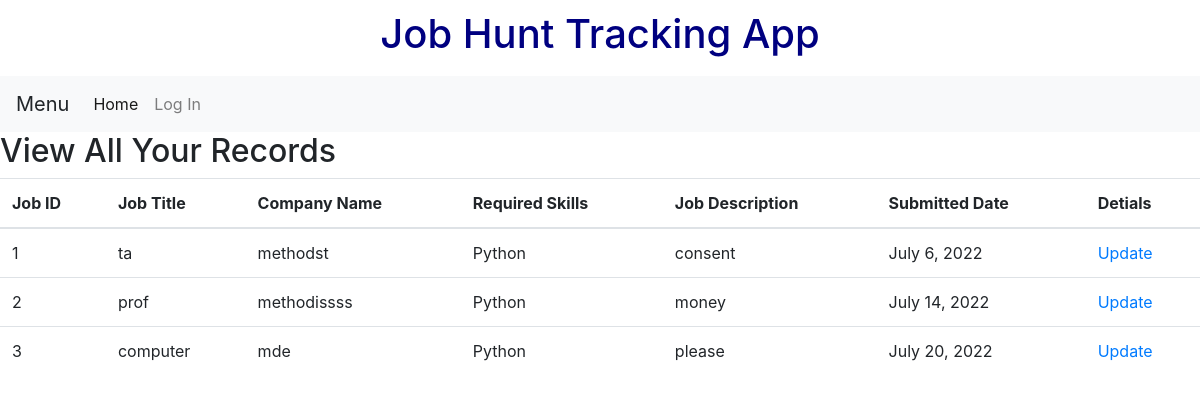
The app's page /showrecord/, older data.
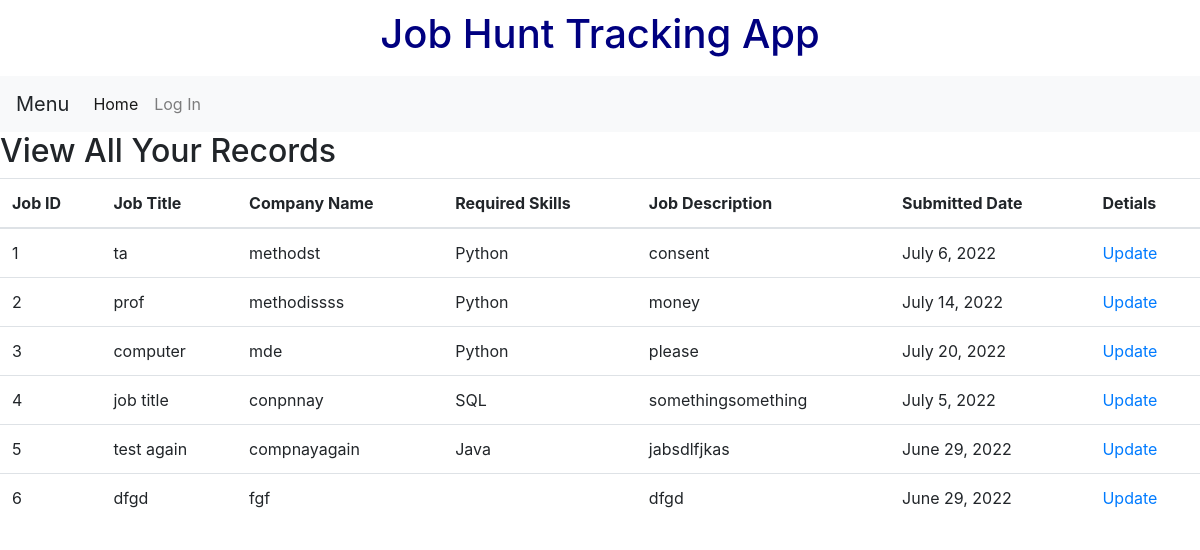
The same page, newer data.
### TrackJob/models.py (models this page shows)
class Job(models.Model):
    Job_Title = models.CharField(max_length=120) # required to have maxlength
    Company_Name = models.CharField(max_length=120)
    SkillType = [('Python', 'Python'), ('Java', 'Java'), ('SQL', 'SQL'), ('HTML', 'HTML/CSS'),('Other','Other') ]  # enum
    Required_Skills = models.CharField(blank=True, choices=SkillType, max_length=10)
    Job_Description = models.TextField()
    Submitted_Date = models.DateField()
    Note = models.TextField(blank=False, null=True)

### TrackJob/views.py (the view)
# urls.py: path('showrecord/',showrecord_view),
def showrecord_view(request,*args, **kwargs):
    queryset = Job.objects.all() #list of objects
    context = {
        "object_list": queryset
    }
    return render(request,"showrecordpage.html",context)

### templates/showrecordpage.html
{% extends 'basepage.html' %}
{%  block content %}
<h2> View All Your Records</h2>
<table class="table">
  <thead>
    <tr>
        <th scope="col">Job ID</th>
        <th scope="col">Job Title</th>
        <th scope="col">Company Name</th>
        <th scope="col">Required Skills</th>
        <th scope="col">Job Description</th>
        <th scope="col">Submitted Date</th>
        <th scope="col">Detials</th>
    </tr>
  </thead>
<Tbody>
        {%  for instance in object_list %}
            <tr>
                <td>{{ instance.id}}</td>
                <td>{{ instance.Job_Title }}</td>
                <td>{{ instance.Company_Name }}</td>
                <td>{{ instance.Required_Skills }}</td>
                <td>{{ instance.Job_Description }}</td>
                <td>{{ instance.Submitted_Date }}</td>
                <td><a href="{% url 'job_update' instance.id %}">Update</a>
                </td>
          </tr>
        {% endfor %}
    </Tbody>
</table>
{% endblock %}

### templates/basepage.html (shortened to what this page needs)
<!DOCTYPE html>
<html lang="en">
<head>
<link rel="stylesheet" href="https://cdn.jsdelivr.net/npm/bootstrap@4.3.1/dist/css/bootstrap.min.css">
</head>
<body>
 <h1>Job Hunt Tracking App</h1>
 {% include 'navbar.html'%}
{% block content %}{% endblock %}
</body>
</html>

### templates/navbar.html (shortened to what this page needs)
<nav class="navbar navbar-expand-lg navbar-light bg-light">
  <a class="navbar-brand" >Menu</a>
  <div class="collapse navbar-collapse" id="navbarNavAltMarkup">
    <div class="navbar-nav">
        <a class="nav-item nav-link active" href="/">Home <span class="sr-only">(current)</span></a>
         {%  if user.is_authenticated %}
             <a class="nav-item nav-link" href="/jobadd/">Add Record</a>
             <a class="nav-item nav-link" href="/showrecord/">View Record</a>
             <a class="nav-item nav-link" href="/members/logout_user/">Log Out</a>
        {%  else %}
        <a class="nav-item nav-link" href = "/members/login_user/">Log In</a>
        {% endif %}
    </div>
  </div>
</nav>

### templates/basepage.html (style rules this page uses)
h1 { padding: 10px; color: navy; text-align: center; }

Row changes from the older to the newer data that the page shows:
added Job: id "4", Job_Title "job title", Company_Name "conpnnay", Required_Skills "SQL", Job_Description "somethingsomething", Submitted_Date "July 5, 2022"
added Job: id "5", Job_Title "test again", Company_Name "compnayagain", Required_Skills "Java", Job_Description "jabsdlfjkas", Submitted_Date "June 29, 2022"
added Job: id "6", Job_Title "dfgd", Company_Name "fgf", Job_Description "dfgd", Submitted_Date "June 29, 2022"
